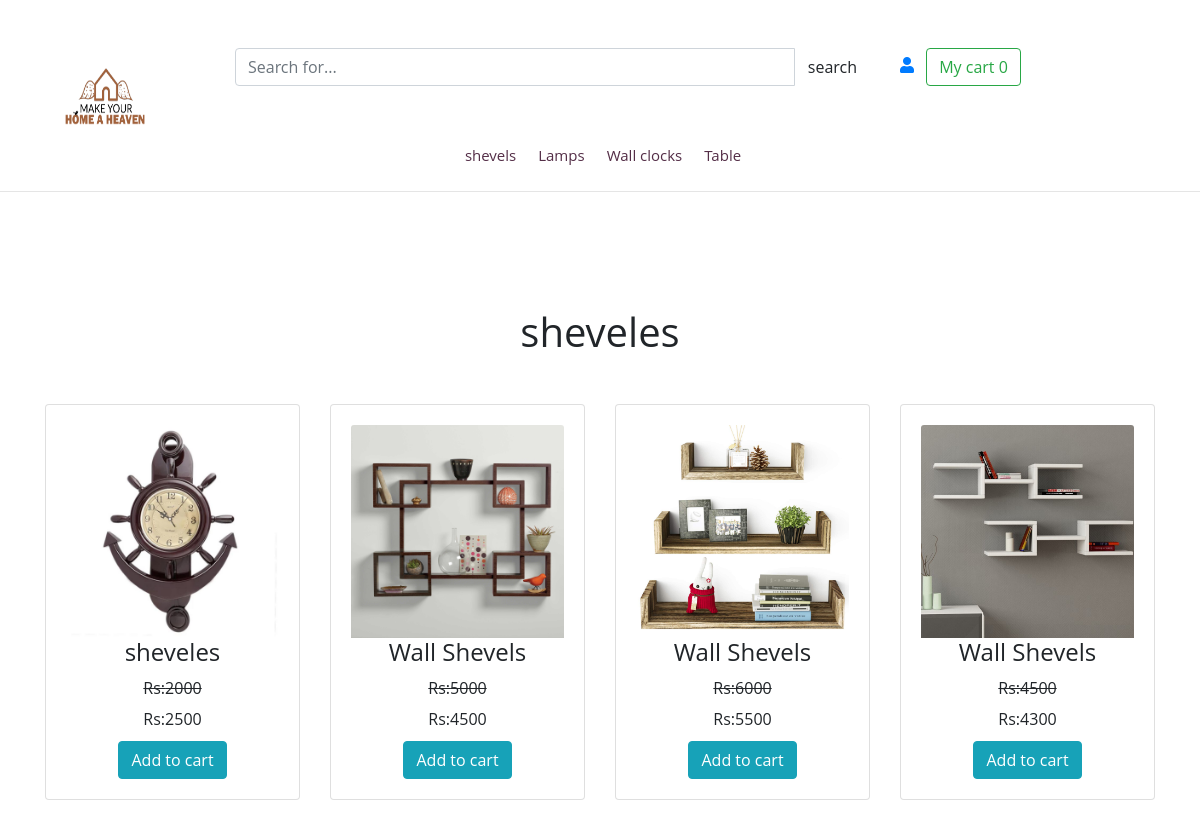
Screenshot of /display.php?cid=shevels with the database file from the repository.
### tables this page shows
CREATE TABLE `insertcategory` (
  `name` varchar(255) DEFAULT NULL,
  `id` int(11) NOT NULL
);

CREATE TABLE `products` (
  `id` int(11) NOT NULL,
  `Image` varchar(99) NOT NULL,
  `name` varchar(99) NOT NULL,
  `price` varchar(99) NOT NULL,
  `sales` varchar(99) NOT NULL,
  `category` varchar(255) NOT NULL
);

### display.php (the view, shortened to what this page needs)
<!doctype html>
<html>
    <head>
        <link rel="stylesheet" href="https://cdn.jsdelivr.net/npm/bootstrap@4.6.0/dist/css/bootstrap.min.css">
        <link rel="stylesheet" href="style.css">
        <link rel="stylesheet" href="css/fontawesome.min.css">
        <link rel="stylesheet" href="css/all.min.css">
    </head>
    <body>
        <?php
            include("navbar.php");
        ?>
        <hr>
        <section class="collectionitems ">
        <?php
            $result = mysqli_query($conn, "SELECT * FROM  products WHERE category = '$cat_id' ");
            $row1 = mysqli_fetch_array($result);
        ?>
        <h1 ><?php echo $row1['name'] ?></h1>
        <div class="container mt-5">
            <div class="row">
                        <?php
                        if(isset($_GET['cid']))
                            {
                                $cat_id = $_GET['cid'];
                            }
                        $result = mysqli_query($conn, "SELECT * FROM  products WHERE category = '$cat_id' ");
                        $data = mysqli_num_rows($result) > 0;
                        if($data)
                        {
                            while($row = mysqli_fetch_array($result))
                            {
                            ?>
                            <div class="col-lg-3 float:left;">
                            <form action="manage-cart.php" method="POST">
                                <div class="card " >
                                    <div class="card-body">
                                        <img src="pic/<?php echo $row['Image'] ?>" class="card-img-top">
                                        <h4 class="card-title" name="item_name"><?php echo $row['name'] ?></h4>
                                        <del><h6 class="card-title" name="price">Rs:<?php echo $row['price'] ?></h6></del>
                                        <h6 class="card-title" name="sales">Rs:<?php echo $row['sales'] ?></h6>
                                        <button type="submit" name="Add_To_Cart" class="btn btn-info">Add to cart</button>
                                    </div>
                                </div>
                            </form>
                            </div>
                            <?php
                            }
                        }
                        else
                        {
                            echo "NO Record Found";
                        }
                            ?>
            </div>
        </div>
</body>
</html>

### navbar.php (shortened to what this page needs)
<!doctype html>
<html>
    <head>
        <link rel="stylesheet" href="https://cdn.jsdelivr.net/npm/bootstrap@4.6.0/dist/css/bootstrap.min.css">
        <link rel="stylesheet" href="style.css">
        <link rel="stylesheet" href="css/fontawesome.min.css">
        <link rel="stylesheet" href="css/all.min.css">
    </head>
    <body>
        <header class="navigation py-5">
          <div class="container">
            <div class="row">
                <div class="col-md-2 pb-2">
                   <a href="index.php"><img src="photo/finallogo.png", class="logo"></a>
                </div>
                <div class="col-md-7 ">
                  <form action="search.php" method="GET">
                  <div class="input-group search">
                      <input type="text" class="form-control" name="search-product" placeholder="Search for...">
                      <span class="input-group-btn">
                          <button class="btn btn-default"  type="submit" name="search" >search</button>
                      </span>
                  </div>
                  </form>
              </div>
              <div class="col-md-3 ">
                    <a href="Login.php"><i class="fas fa-user "></i></a>
                    <?php
                    $count=0;
                    ?>
                    <a href="mycart.php" class= "btn btn-outline-success ml-2">My cart <?php echo $count ?></a>
                </div>
            </div>
          </div>
        </header>
                <div class="menu">
                                    <ul>
                                        <?php
                                        if(isset($_GET['cid']))
                                        {
                                            $cat_id = $_GET['cid'];
                                        }
                                        $result = mysqli_query($conn, "SELECT * FROM  insertcategory  ");
                                            while($row = mysqli_fetch_array($result))
                                            {
                                        echo '<li><a href="display.php?cid='.$row['name'].'">'.$row['name'].'</a></li>';
                                            }
                                        ?>
                                    </ul>
                </div>
    </body>
</html>

### style.css (style rules this page uses)
* { margin: 0; padding: 0; box-sizing: border-box; }
body { font-family: 'Open Sans', sans-serif; background-repeat: no-repeat; background-size: cover; }
.navigation { height: 100px; width: 100%; }
.logo { width: 120px; height: 100px; float: left; padding: 20px; }
.menu { width: 100%; height: 70px; align-items: center; color:#030303f6; display: flex; justify-content: center; margin: 5px 3px 5px 3px; font-size: 30px; padding: 15px 25px 15px 25px ; }
.menu ul { align-items: center; list-style: none; margin: auto; }
.menu ul li { display: inline; }
.menu ul li a { line-height: 70px; font-size: 15px; color: #350826d8; padding: 10px; text-decoration: none; border: 1px solid #fff; list-style: none; }
.collectionitems { width: 100%; height: auto; padding-top: 100px; text-align: center; padding-bottom: 50px;; }

### rows the page displays
insertcategory: name "shevels"
insertcategory: name "Lamps"
insertcategory: name "Wall clocks"
insertcategory: name "Table"
products: name "sheveles", Image (picture), price "2000", sales "2500"
products: Image (picture), name "Wall Shevels", price "5000", sales "4500"
products: Image (picture), name "Wall Shevels", price "6000", sales "5500"
products: Image (picture), name "Wall Shevels", price "4500", sales "4300"

### other values shown
$count "0"
